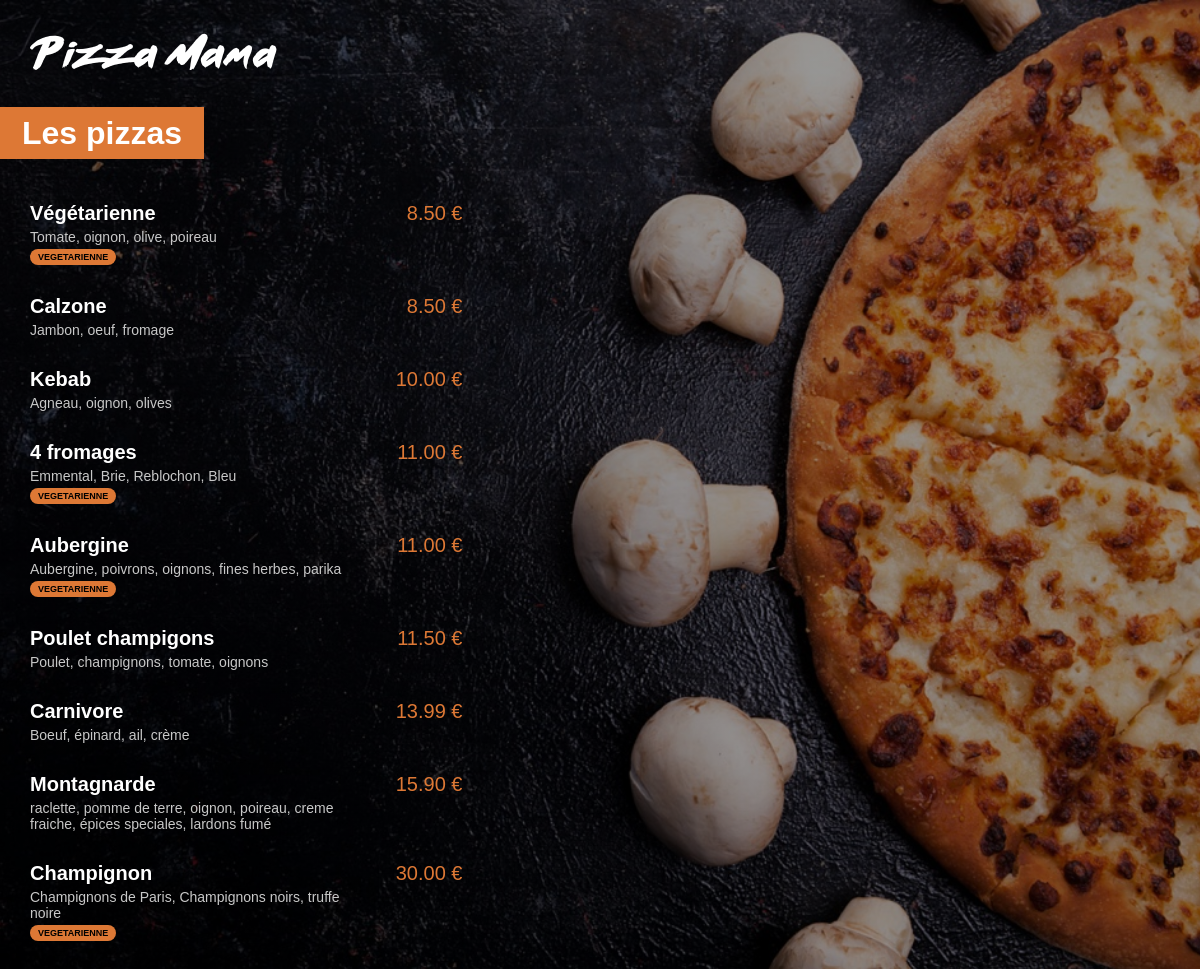
The app's page /menu/ with its own data.
### menu/models.py (models this page shows, shortened)
class Pizza(models.Model):
    nom = models.CharField(max_length=200)
    ingredients = models.CharField(max_length=400)
    prix = models.FloatField(default=0)
    vegetarienne = models.BooleanField(default=False)

### menu/views.py (the view)
# urls.py: path('', views.index, name='index'),
def index(request):
    pizzas = Pizza.objects.all().order_by('prix')
    return render(request, 'menu/index.html', {'pizzas': pizzas})

### menu/templates/menu/index.html (shortened to what this page needs)
{% load static %}
<html lang="en">
<head>
    <link rel="stylesheet" href="{% static 'menu/style.css' %}">
</head>
<body>
    <img id="small_logo" src="{% static 'menu/images/small_logo.png' %}" alt="logo pizza mama">
    <div class="menu_title">
        <h1>Les pizzas</h1>
    </div>
        <div class="menu_list">
      {% for pizza in pizzas %}
        <div class="menu_list_item">
            <span class="menu_list_title">{{ pizza.nom }}</span>
            <span class="menu_list_price">{{ pizza.prix | floatformat:2 }} €</span>
            <div><span class="menu_list_ingredient">{{ pizza.ingredients }}</span></div>
            {% if pizza.vegetarienne %}
                <span class="menu_list_badge">VEGETARIENNE</span>
            {% endif %}
           </div>
      {% empty %}
        <div>Aucune pizza trouvée</div>
      {% endfor %}
       </div>
</body>
</html>

### menu/static/menu/style.css (style rules this page uses)
body { background: linear-gradient(0deg, rgba(0, 0, 0, 0.4), rgba(0, 0, 0, 0.4)), url("images/menu_background.jpg") no-repeat center center fixed; -webkit-background-size: cover; -moz-background-size: cover; -o-background-size: cover; background-size: cover; color: white; margin-left: 0px; font-family: Arial, sans-serif; }
#small_logo { margin-top: 25px; margin-left: 30px; }
h1 { background: #DD7835; color: white; display: inline; padding: 8px 22px; }
.menu_title { margin-top: 45px; margin-bottom: 50px; }
.menu_list { margin-left: 30px; }
.menu_list_item { margin: 30px 0; }
.menu_list_title { font-weight: bold; font-size: 20px; display: inline-block; width: 350px; }
.menu_list_price { font-size: 20px; color: #DD7835; display: inline-block; width: 70px; margin-left: 8px; text-align: right; }
.menu_list_ingredient { font-size: 14px; color:#C8C8C8; margin-top: 4px; display: block; width: 320px; }
.menu_list_badge { background-color: #DD7835; color: black; font-size: 9px; padding: 3px 8px; border-radius: 8px; margin-top: 4px; display: inline-block; font-weight: bold; }

### records on screen
Pizza: nom "Végétarienne", prix "8.50", ingredients "Tomate, oignon, olive, poireau", vegetarienne "VEGETARIENNE"
Pizza: nom "Calzone", prix "8.50", ingredients "Jambon, oeuf, fromage"
Pizza: nom "Kebab", prix "10.00", ingredients "Agneau, oignon, olives"
Pizza: nom "4 fromages", prix "11.00", ingredients "Emmental, Brie, Reblochon, Bleu", vegetarienne "VEGETARIENNE"
Pizza: nom "Aubergine", prix "11.00", ingredients "Aubergine, poivrons, oignons, fines herbes, parika", vegetarienne "VEGETARIENNE"
Pizza: nom "Poulet champigons", prix "11.50", ingredients "Poulet, champignons, tomate, oignons"
Pizza: nom "Carnivore", prix "13.99", ingredients "Boeuf, épinard, ail, crème"
Pizza: nom "Montagnarde", prix "15.90", ingredients "raclette, pomme de terre, oignon, poireau, creme fraiche, épices speciales, lardons fumé"
Pizza: nom "Champignon", prix "30.00", ingredients "Champignons de Paris, Champignons noirs, truffe noire", vegetarienne "VEGETARIENNE"
